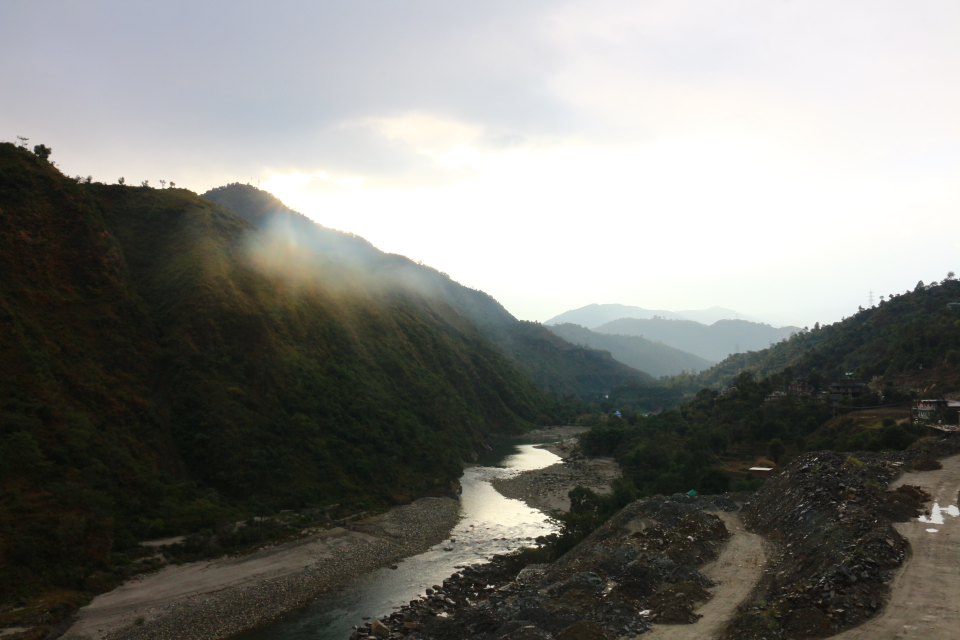
#> input picture image1.JPG, 1920 x 1280 px (shown at 1/2 size)
$ python Image.py
#> lines starting #> are read from the running program, lines starting #| are printed output that depends on the picture
import cv2
import glob
import numpy

img=cv2.imread("image1.JPG", 1)
#> img is the input picture: shape (1280, 1920, 3); mean B, G, R 121.7, 126.1, 125.7

print(type(img))
#| <class 'numpy.ndarray'>
print(img)
#> (printed output is left out)
print(img.shape)
#| (1280, 1920, 3)
a = img.ndim
#> a = 3
print(a)
#| 3

resize_img=cv2.resize(img, (int(img.shape[1]/2), int(img.shape[0]/2)))
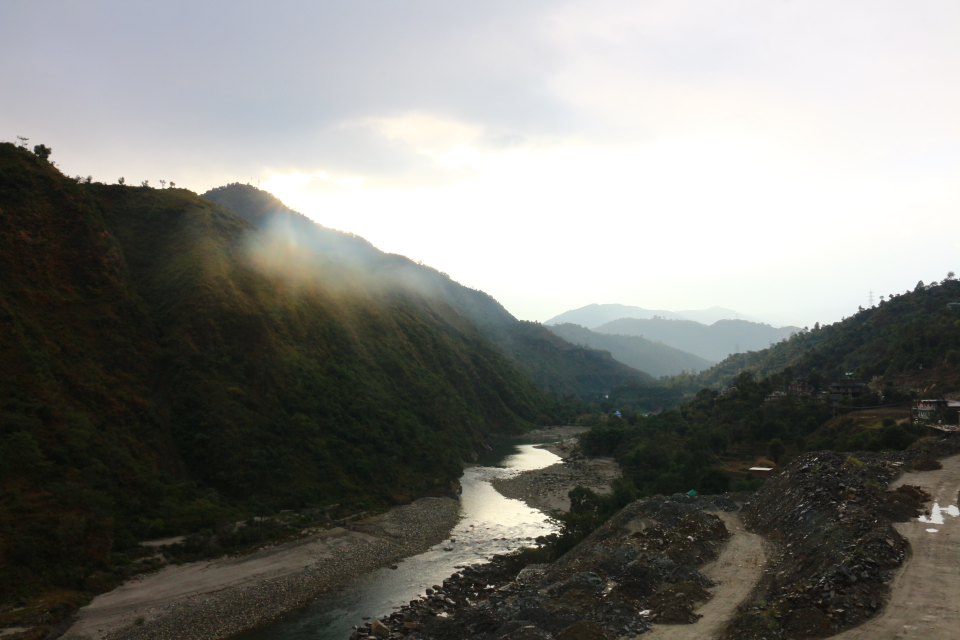
#> resize_img: shape (640, 960, 3); mean B, G, R 121.8, 126.2, 125.9
cv2.imshow("Ground", resize_img)
cv2.imwrite("resized.jpg", resize_img)
cv2.waitKey(0)
cv2.destroyAllWindows()


images= glob.glob("sample/*.jpg")

for image in images:
    img2=cv2.imread(image, 0)
    re = cv2.resize(img2,(500,500))
    cv2.imshow("oktested", re)
    cv2.waitKey(500)
    cv2.destroyAllWindows()
    cv2.imwritemulti("re_"+image, re)

img3=numpy.random.randint(255, size=(500, 500, 3))
cv2.imwrite("sample/image1.jpg", img3)
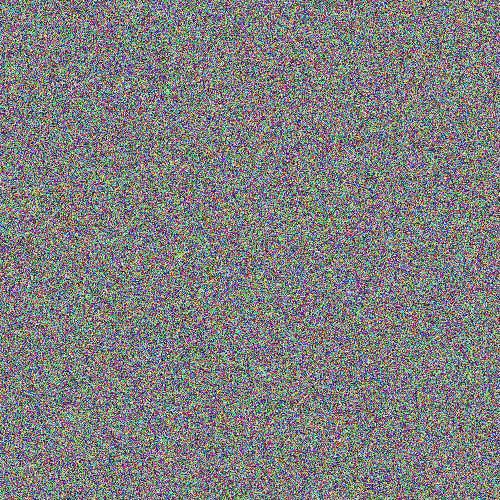
#> saved as image1.jpg: shape (500, 500, 3); mean B, G, R 127.1, 127.3, 126.6
